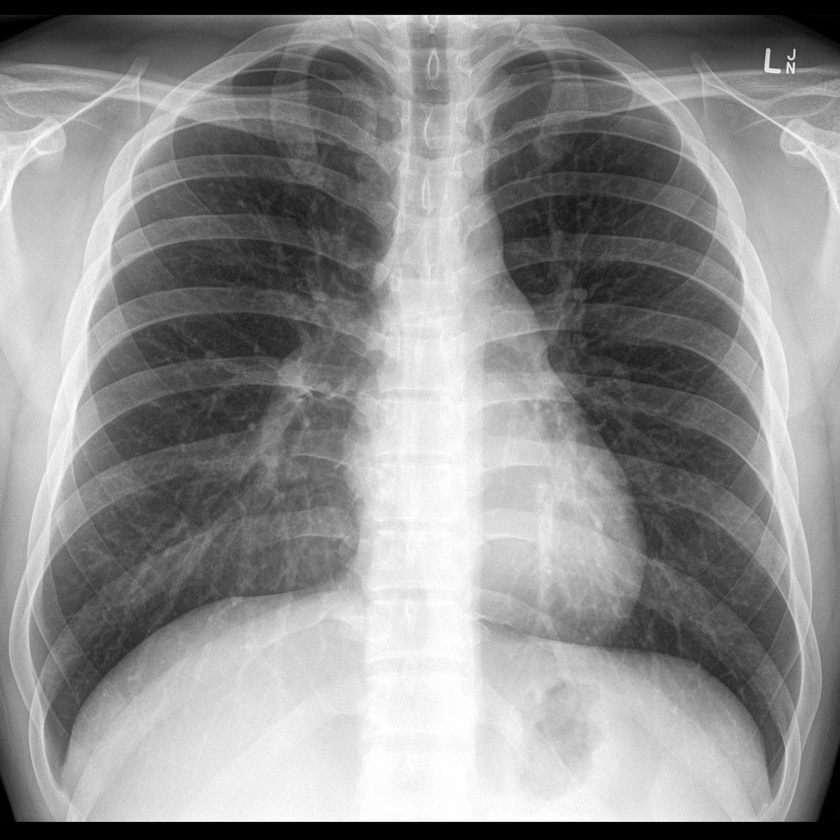
#> input picture chest.jfif, 840 x 840 px, shrunk from 1600 x 1600 before the run
$ python exposure4.py
#> lines starting #> are read from the running program, lines starting #| are printed output that depends on the picture
import os
import numpy as np
import matplotlib.pyplot as plt
# from matplotlib.widgets import Slider
from matplotlib.widgets import TextBox
from skimage import io


plt.close('all')
data_path = os.getcwd()

filename =  r'/' + r'chest.jfif'

im = (io.imread(data_path + filename))
#> im is the input picture: shape (840, 840); min 0, max 255, mean 141.9
im = im / np.max(im)


fig, (ax1,ax2) = plt.subplots(1,2)


im1 = ax1.imshow(im, vmin = 0, vmax = 1, cmap = 'gray')
ax1.axis('off')


im2 = ax2.imshow(im, vmin = 0, vmax = 1, cmap = 'gray')
plt.axis('off')
ax2.set_title('Original')

#%%
# fig.colorbar(im1)
axcolor = 'lightgoldenrodyellow'

kvp_ax  = fig.add_axes([0.25, 0.15, 0.05, 0.05], facecolor = axcolor)
# kvp = Slider(kvp_ax, 'kVp', 30, 120, valinit = 30)
kvp_box = TextBox(kvp_ax, "Enter kVp here: ")
kvp_box.text_disp.set_color('red')
kvp_box.set_val(50)

mas_ax  = fig.add_axes([0.25, 0.05, 0.05, 0.05], facecolor = axcolor)
# mas = Slider(mas_ax, 'mAs', 0, 30, valinit = 0.0)
mas_box = TextBox(mas_ax, 'Enter mAs here: ')
mas_box.text_disp.set_color('blue')
mas_box.set_val(20)


def update(val):
    a = np.copy(im)
    [k , m] = [int(val.text) for val in [kvp_box, mas_box]]
    k = (k - 30)/48
    m = m / 30

    if k == 0:
        a = np.ones(im.shape)
    elif k<1:
        a[a>k] = 1
    elif k>=1:
        im1.norm.vmax = k
    b = np.copy(a)

    if m == 0:
        b = np.ones(im.shape)
    elif m>=0.5:
        b = b/(m+0.5)**4
    elif m<0.5:
        b = b + 3*np.random.rand(im.shape[0], im.shape[1])*(0.5-m)


    im1.set_data(b)
    fig.canvas.draw()

for val in [kvp_box, mas_box]:
    val.on_submit(update)

plt.show()
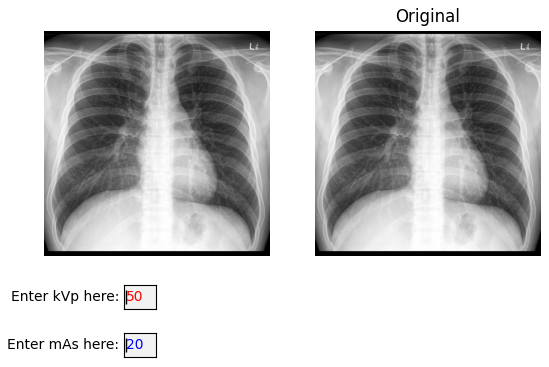
#> figure drawn by matplotlib, 4 panels
